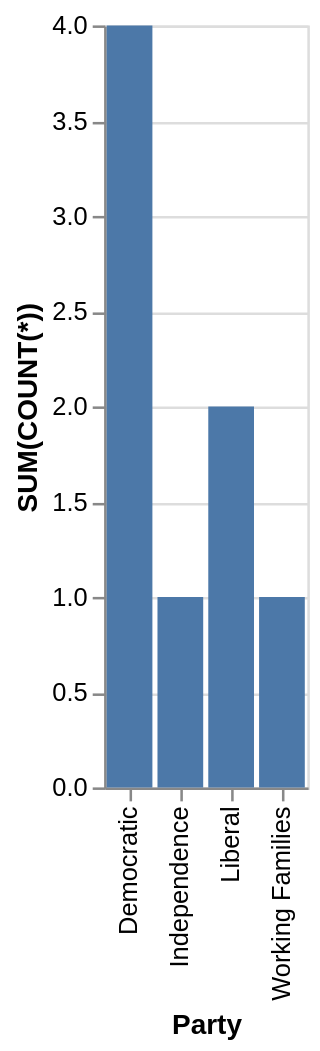

Express this chart as Vega-Lite.
### Vega-Lite specification from a JSON file in a GitHub repository (floating-point values rounded to 4 significant figures)
{"data": {"values": [{"x_data": "Democratic", "y_data": 4}, {"x_data": "Independence", "y_data": 1}, {"x_data": "Liberal", "y_data": 2}, {"x_data": "Working Families", "y_data": 1}]}, "mark": "bar", "encoding": {"x": {"field": "x_data", "type": "nominal", "title": "Party", "sort": "ascending"}, "y": {"field": "y_data", "type": "quantitative", "title": "SUM(COUNT(*))"}}}
